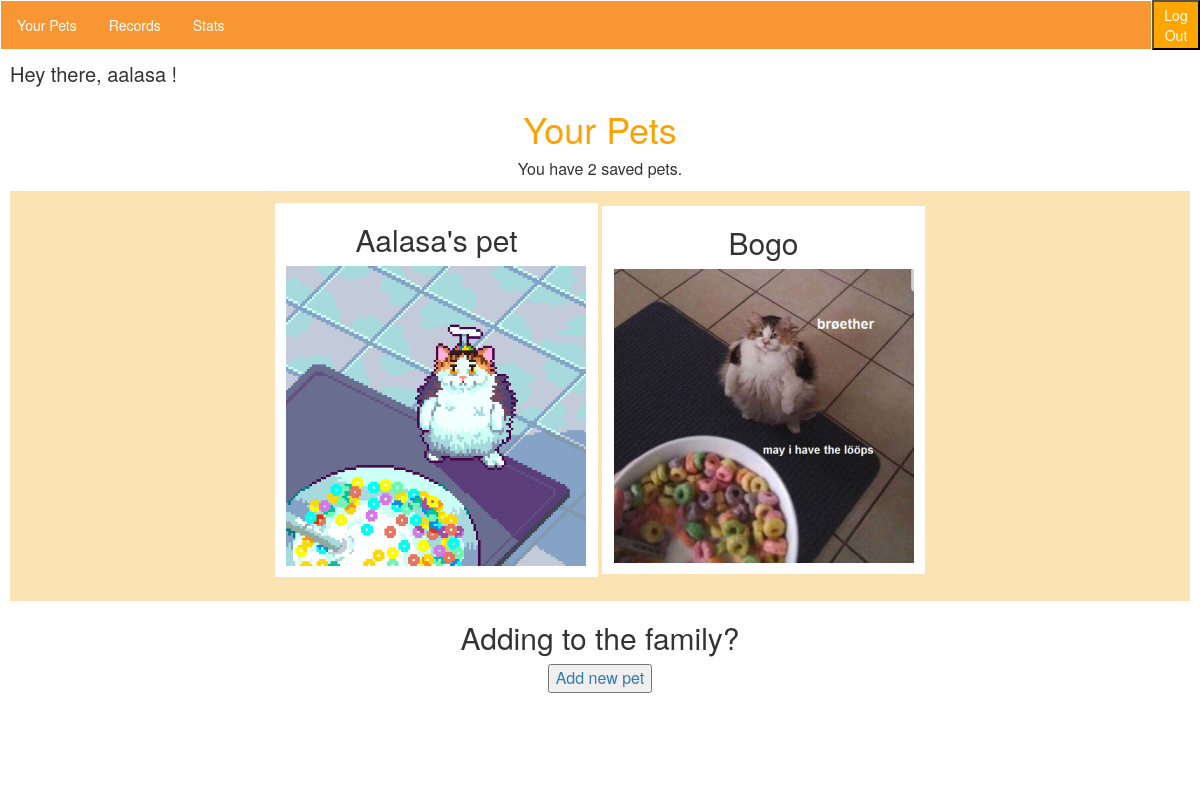
Before: /records/pets/ (signed in) with the older database file.
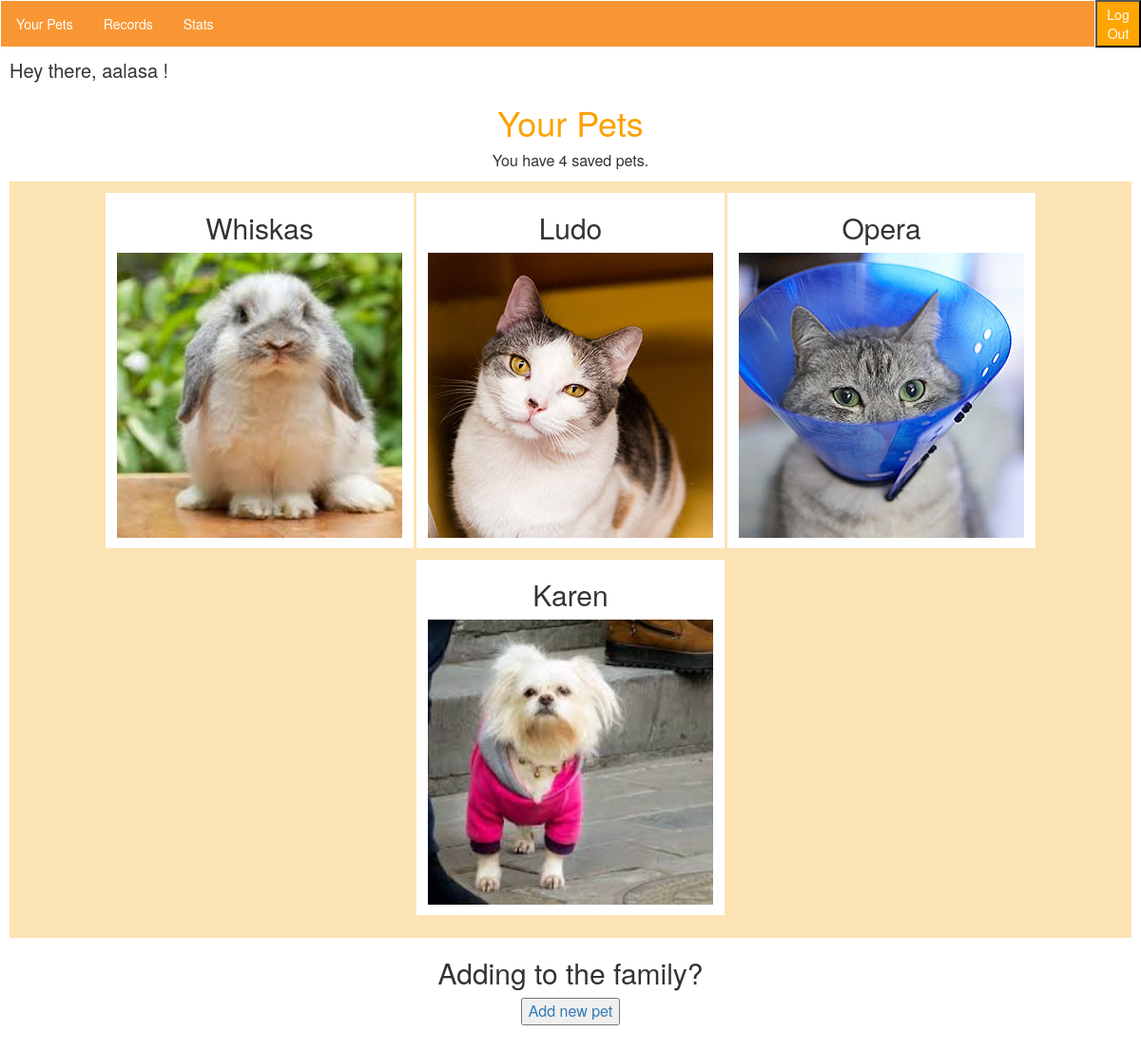
After: the same page with the newer database file.
### records/models.py (models this page shows, shortened)
class Pet(models.Model):
    petName = models.CharField(max_length=100, default='My Pet')
    petImage = models.ImageField(default='default.png', blank=True)
    author = models.ForeignKey(User, on_delete=models.CASCADE, default=None)

### records/views.py (the view)
@login_required(login_url="/accounts/login/")
def your_pet(request):
    pets = Pet.objects.filter(author=request.user)
    numberOfPets = len(pets)
    return render(request, 'records/your-pet.html', {'pets': pets, 'number': numberOfPets},)

### records/templates/records/your-pet.html
{% extends 'interior_layout.html' %}
{% block content %}
<h1>Your Pets</h1>
<div style="font-size:medium; margin-left: 0%; background:transparent; text-align:center;">
    <p>You have {{number}} saved pets.</p></div>
<div id="family_wrapper" style="margin: 0; padding:1%; background:#fbe3b3; text-align:center;">
        {% for pet in pets %}
    <div class="individual_pet" style="background:white; margin-bottom:1%; padding-right:1%; padding-bottom:1%; padding-left:1%; width:auto; text-align:center; display:inline-block;" >
        <h2>{{pet.petName}}</h2>
        <img src="{{ pet.petImage.url }}" width="300px"></div>
    {% endfor %}
</div>
<div style="font-size:medium; margin-bottom: 5%; background:transparent; text-align:center;"><h2>Adding to the family?</h2>
    <a href="/records/addpet"><button>Add new pet</button></a></div>
    </div>
{% endblock %}

### templates/interior_layout.html (shortened to what this page needs)
{% load static from staticfiles %}
<html>
    <head>
        <link rel="stylesheet" href="//maxcdn.bootstrapcdn.com/bootstrap/3.2.0/css/bootstrap.min.css">
        <link rel="stylesheet" href="//maxcdn.bootstrapcdn.com/bootstrap/3.2.0/css/bootstrap-theme.min.css">
        <link rel="stylesheet" href="{% static 'style.css' %}">
    </head>
    <body>
        <div class="navbar" style="width:96%; float:left; display:inline;">
            <ul>
                <li><a href="/records/your-pet">Your Pets</a></li>
                                <li><a href="/records">Records</a></li>
                <li><a href="/records/stats">Stats</a></li>
            </ul></div>
<ul class="logout_button" style="height:99px; margin-right:0px; background:orange; color:white; border:0px; position:absolute; display:inline; clear:right; margin-left:0px; margin-top:0px; width:auto;">
                    <form class="logout-link" action="/accounts/logout/" method="POST">
                        <button class="logout_button" style="height:50%; width:auto; background:orange;" type="submit">Log Out</button>
                    </form>
            </ul>
<br >
        <div class="wrapper">
            <p style=" font-size: 20px;">Hey there, {{ request.user }} !</p>
            {% block content %}
            {% endblock %}
    </body>
</html>

### records/static/style.css (style rules this page uses)
body { background: #ffffff; }
h1 { text-align: center; color: #FCA205; }
.navbar { height: 40px; }
ul { list-style-type: none; margin: 0; padding: 0; overflow: hidden; background-color: #f99634; }
li { float: left; }
li a { display: block; color: white; text-align: center; padding: 14px 16px; text-decoration: none; }
* { box-sizing: border-box; }
.wrapper { width:100%; background:white; position:absolute; margin-top:30px; padding:10px; }

Changed rows visible on the page:
removed Pet: petName "Aalasa's pet", petImage (picture)
removed Pet: petName "Bogo", petImage (picture)
added Pet: petName "Whiskas", petImage (picture)
added Pet: petName "Ludo", petImage (picture)
added Pet: petName "Opera", petImage (picture)
added Pet: petName "Karen", petImage (picture)
Other visible differences:
{{ number }}: "2" → "4"
